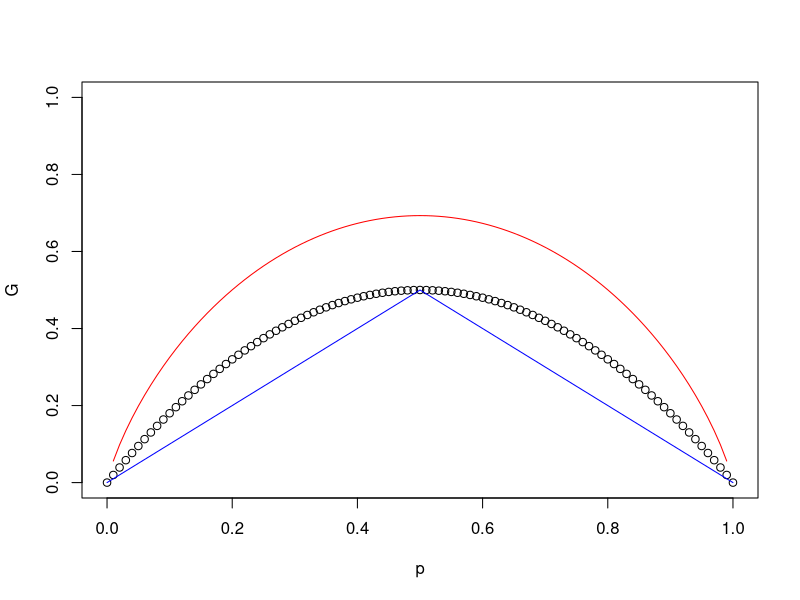

Recreate this plot in R.
#plot gini and cross entropy

p = seq(0,1,0.01)
p1 = p
p2 = 1 - p
#gini
G = p1*(1-p1) + p2*(1-p2)
plot(p,G,ylim=c(0,1))

#cross entropy
D = -p1*log(p1) - p2*log(p2)
E = 1 - pmax(p1,p2)
lines(p,D,col="red")
lines(p,E,col="blue")
